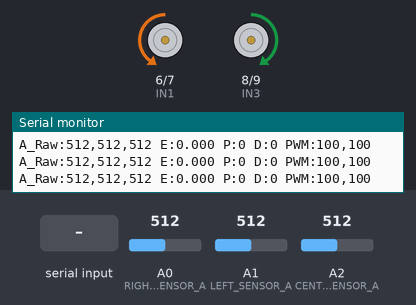
Simulated run of this sketch. Board: Arduino Uno, built with avr-gcc and run on an emulated ATmega328P. Parts: motor-driver pin pairs drawn as motors (green arrow = first pin HIGH = forward, orange = second pin HIGH = backward, longer = more drive, scaled by the enable pin), the last lines printed to the serial monitor. The test bench sets the inputs (shaded band); at power-on: A0 (RIGHT_SENSOR_A) = 512, A1 (LEFT_SENSOR_A) = 512, A2 (CENTER_SENSOR_A) = 512.

Above: at 1.3 s.
1.4 s: A0 (RIGHT_SENSOR_A) set to 490
At 2.6 s:
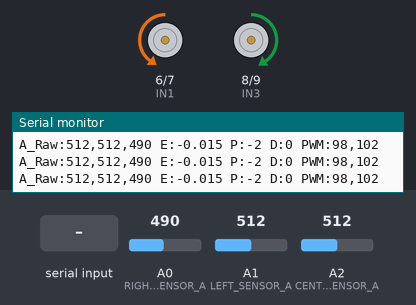
2.9 s: A1 (LEFT_SENSOR_A) set to 490
4.4 s: "BASE:\n" received over Serial
At 5.0 s:
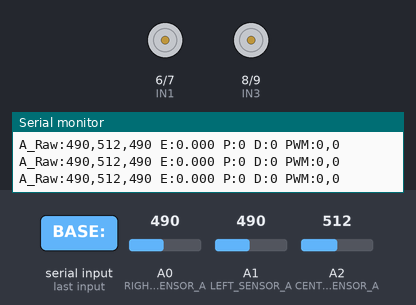
5.9 s: "Ki:90\n" received over Serial
At 7.1 s:
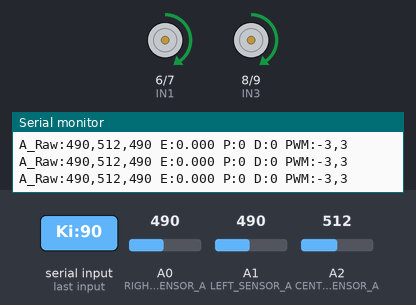
7.4 s: A0 (RIGHT_SENSOR_A) set to 510
At 8.7 s:
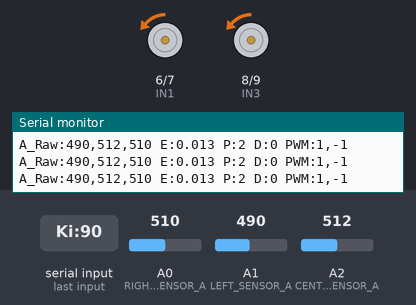
10.4 s: A1 (LEFT_SENSOR_A) set to 716
Timing chart, 0 to 14.4 s (numbered marks = the images above; inputs shaded):
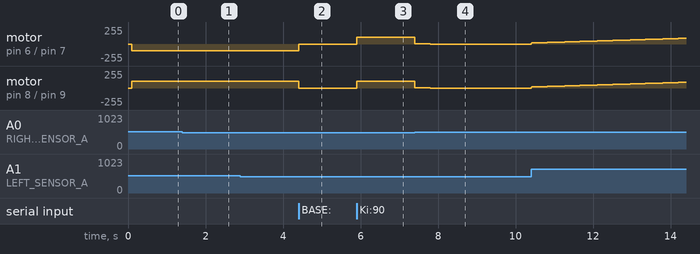

The sketch:

LineBotCode.ino
```cpp
// LineBot — Smooth Analog PID Line-Following Sketch
// Hardware: Arduino Uno + L298N motor driver + 3× TCRT5000 line sensors

// ─── Pin definitions ─────────────────────────────────────────────────────────
// We only need the Analog pins for reading the line now!
const int LEFT_SENSOR_A   = A1;   // UNO A1
const int CENTER_SENSOR_A = A2;   // UNO A2
const int RIGHT_SENSOR_A  = A0;   // UNO A0

const int IN1 = 6;    // Left  motor direction A
const int IN2 = 7;    // Left  motor direction B
const int IN3 = 8;    // Right motor direction A
const int IN4 = 9;    // Right motor direction B
const int ENA = 5;    // Left  motor PWM (D5 — hardware PWM on Uno)
const int ENB = 10;   // Right motor PWM (D10 — hardware PWM on Uno)

// ─── Tuning / runtime parameters ─────────────────────────────────────────────
int BASE_PWM = 100;         // Slightly lower base speed for smoother testing
const int MAX_PWM = 255;

// PID gains (These will feel much smoother with analog data!)
float Kp = 150.0;           // Proportional gain (adjusted for analog scale)
float Ki = 0.0;             // Integral gain
float Kd = 25.0;            // Derivative gain (adjusted for analog scale)

// Maximum differential correction (in PWM units)
const int MAX_CORRECTION = 100;

// Lost-line behavior: 0 = stop, 1 = smart spin-search
const int LOST_BEHAVIOR = 1;

// Threshold to determine if we have lost the line completely
// If the sum of all analog readings is below this, we assume we are off the line.
const int LINE_THRESHOLD = 150;

// Timing & State
unsigned long lastTime = 0;
float integral = 0.0;
float last_error = 0.0;
float last_derivative = 0.0;

// Helpers
int clampInt(int v, int lo, int hi) { return v < lo ? lo : (v > hi ? hi : v); }

void setMotors(int leftPwm, int rightPwm) {
  leftPwm  = clampInt(leftPwm, -MAX_PWM, MAX_PWM);
  rightPwm = clampInt(rightPwm, -MAX_PWM, MAX_PWM);

  // Left motor
  if (leftPwm > 0) {
    digitalWrite(IN1, LOW);
    digitalWrite(IN2, HIGH);
  } else if (leftPwm < 0) {
    digitalWrite(IN1, HIGH);
    digitalWrite(IN2, LOW);
  } else {
    digitalWrite(IN1, LOW);
    digitalWrite(IN2, LOW);
  }
  analogWrite(ENA, abs(leftPwm));

  // Right motor
  if (rightPwm > 0) {
    digitalWrite(IN3, HIGH);
    digitalWrite(IN4, LOW);
  } else if (rightPwm < 0) {
    digitalWrite(IN3, LOW);
    digitalWrite(IN4, HIGH);
  } else {
    digitalWrite(IN3, LOW);
    digitalWrite(IN4, LOW);
  }
  analogWrite(ENB, abs(rightPwm));
}

// Read analog sensors and compute a smooth error value in range [-1..+1]
float readLineError() {
  float left  = analogRead(LEFT_SENSOR_A);
  float center = analogRead(CENTER_SENSOR_A);
  float right = analogRead(RIGHT_SENSOR_A);

  float total = left + center + right;

  // If the sensors don't see enough dark/reflected value, the line is lost
  if (total < LINE_THRESHOLD) {
    return NAN;
  }

  // Weighted average calculation
  // (Right - Left) / Total gives us a smooth range from -1.0 to +1.0
  float err = (right - left) / total;
  return err;
}

void setup() {
  pinMode(IN1, OUTPUT);
  pinMode(IN2, OUTPUT);
  pinMode(IN3, OUTPUT);
  pinMode(IN4, OUTPUT);
  pinMode(ENA, OUTPUT);
  pinMode(ENB, OUTPUT);

  // Note: Analog pins do not strictly require pinMode, but it's good practice
  pinMode(LEFT_SENSOR_A, INPUT);
  pinMode(CENTER_SENSOR_A, INPUT);
  pinMode(RIGHT_SENSOR_A, INPUT);

  Serial.begin(115200);
  delay(100);
  setMotors(0,0);
  lastTime = millis();
}

void loop() {
  unsigned long now = millis();
  float dt = (now - lastTime) / 1000.0; // seconds
  if (dt <= 0) dt = 0.001;
  lastTime = now;

  float error = readLineError();

  if (!isnan(error)) {
    // PID compute
    integral += error * dt;
    float derivative = (error - last_error) / dt;
    float output = Kp * error + Ki * integral + Kd * derivative;

    last_derivative = derivative;
    last_error = error;

    // Scale PID output to PWM correction
    int correction = (int)round(output);
    correction = clampInt(correction, -MAX_CORRECTION, MAX_CORRECTION);

    int leftPwm = BASE_PWM + correction;
    int rightPwm = BASE_PWM - correction;

    leftPwm = clampInt(leftPwm, -MAX_PWM, MAX_PWM);
    rightPwm = clampInt(rightPwm, -MAX_PWM, MAX_PWM);

    setMotors(leftPwm, rightPwm);

    // Command Parsing for Serial Tuning
    if (Serial.available() > 0) {
      String cmd = Serial.readStringUntil('\n');
      cmd.trim();
      if (cmd.length() > 0) {
        if (cmd.startsWith("BASE:")) BASE_PWM = clampInt(cmd.substring(5).toInt(), 0, MAX_PWM);
        else if (cmd.startsWith("Kp:")) Kp = cmd.substring(3).toFloat();
        else if (cmd.startsWith("Ki:")) Ki = cmd.substring(3).toFloat();
        else if (cmd.startsWith("Kd:")) Kd = cmd.substring(3).toFloat();
        else if (cmd == "STOP") { setMotors(0,0); }
      }
    }

    // Print periodic telemetry
    static unsigned long lastPrint = 0;
    if (now - lastPrint > 150) {
      lastPrint = now;
      int la = analogRead(LEFT_SENSOR_A);
      int ca = analogRead(CENTER_SENSOR_A);
      int ra = analogRead(RIGHT_SENSOR_A);
      Serial.print("A_Raw:");
      Serial.print(la); Serial.print(','); Serial.print(ca); Serial.print(','); Serial.print(ra);
      Serial.print(" E:"); Serial.print(error, 3);
      Serial.print(" P:"); Serial.print((int)round(Kp * error));
      Serial.print(" D:"); Serial.print((int)round(Kd * last_derivative));
      Serial.print(" PWM:"); Serial.print(leftPwm); Serial.print(','); Serial.println(rightPwm);
    }

  } else {
    // Smart Lost line handling
    integral = 0.0;

    if (LOST_BEHAVIOR == 0) {
      setMotors(0,0);
    } else {
      // Look at the last known error to decide which way to spin
      if (last_error < 0) {
        // Line was last seen on the LEFT, spin left
        setMotors(-BASE_PWM/2, BASE_PWM);
      } else {
        // Line was last seen on the RIGHT, spin right
        setMotors(BASE_PWM, -BASE_PWM/2);
      }
    }

    // quick telemetry when lost
    static unsigned long lastLost = 0;
    if (now - lastLost > 500) {
      lastLost = now;
      Serial.println("LOST - Searching...");
    }
  }
}
```

Measured:
- after the input at 1.4 s, motor on pin 8 (IN3) / pin 9 (IN4): forward 100/255 → forward 102/255 at once
- after the input at 4.4 s, motor on pin 6 (IN1) / pin 7 (IN2): backward 100/255 → stopped at once; motor on pin 8 (IN3) / pin 9 (IN4): forward 102/255 → stopped at once
- after the input at 5.9 s, motor on pin 6 (IN1) / pin 7 (IN2), motor on pin 8 (IN3) / pin 9 (IN4): stopped → forward 100/255 at once
- after the input at 7.4 s, motor on pin 6 (IN1) / pin 7 (IN2), motor on pin 8 (IN3) / pin 9 (IN4): moves from forward 100/255 to backward 5/255 over 2.9 s, starting at once
